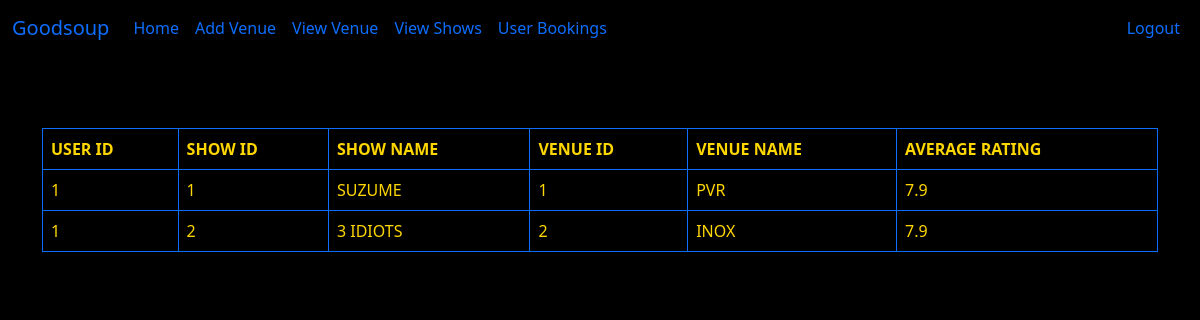
The page /user_bookings (signed in) on the database as committed earlier.
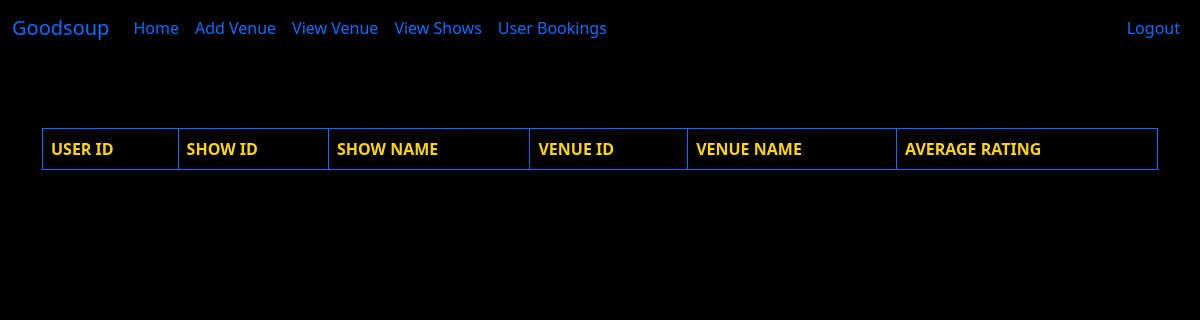
The same page on the database as committed later.
### database.py (models this page shows)
class user_hist_rating(db.Model):
    u_id = db.Column(db.Integer,nullable=False)
    show_id = db.Column(db.Integer,nullable=False)
    venue_id = db.Column(db.Integer,nullable=False)
    user_rating = db.Column(db.Float,default=0.0,nullable=False)
    user_rating=Column(Float,CheckConstraint('user_rating >= 0 AND user_rating <= 10'))
    __mapper_args__ = {
        'primary_key':[u_id,show_id,venue_id]
    }

class Show(db.Model):
    id = db.Column(db.Integer, primary_key=True)
    venue_id = db.Column(db.Integer, db.ForeignKey('venue.id'))
    name = db.Column(db.String(255), nullable=False)
    rating = db.Column(db.Float, nullable=False)
    rating = Column(Float,CheckConstraint('rating >= 0 AND rating <= 10'))
    tags = db.Column(db.String(255),nullable=False)
    show_timing = db.Column(db.DateTime,nullable=False)
    ticket_price = db.Column(db.Integer,nullable=False)
    available_seats=db.Column(db.Integer,nullable=False)
    date_added = db.Column(db.DateTime, default=datetime.utcnow(),nullable=False)

class Venue(db.Model):
    id = db.Column(db.Integer, primary_key=True)
    name = db.Column(db.String(255), nullable=False)
    place = db.Column(db.String(255), nullable=False)
    location = db.Column(db.String(255), nullable=False)
    shows = db.relationship('Show', backref = 'shows')
    Capacity = db.Column(db.Integer, nullable=False)
    date_added = db.Column(db.DateTime, default=datetime.utcnow(),nullable=False)

### admin.py (the view)
@app.route('/user_bookings',methods=['POST','GET'])
@login_required
def user_bookings():
    user_bookings = user_hist_rating.query.all()
    shows={}
    if(len(list(user_bookings))>0):
        for h in user_bookings:
            shows[h.show_id] = Show.query.get_or_404(h.show_id).name
    venues={}
    if(len(list(user_bookings))>0):
        for h in user_bookings:
            venues[h.show_id] = Venue.query.get_or_404(h.venue_id).name
    return render_template('admin-user_bookings.html',user_bookings=user_bookings,shows=shows,venues=venues)#,forVenue=forVenue,forShow=forShow

### admin.py (called while the page is built)
@adminlogin_manager.user_loader
def load_user(admin_id):
    return Admin.query.filter_by(id=int(admin_id)).first()

### user.py (called while the page is built)
@app.context_processor
def user_navbar():
    form = SearchForm()
    return dict(form=form)

### templates/admin-user_bookings.html (shortened to what this page needs)
{% extends 'baseadmin.html' %}
{% block content %}
<body style="background: black;">
  <table class="table table-bordered border-primary">
    <thead>
      <tr style="color: gold; text-transform: uppercase;">
        <th scope="col">user id</th>
        <th scope="col">show id</th>
        <th scope="col">show name</th>
        <th scope="col">venue id</th>
        <th scope="col">venue name</th>
        <th scope="col">Average Rating</th>
      </tr>
    </thead>
    <tbody>
      {% for show in user_bookings %}
      <tr style="color: gold; text-transform: uppercase;">
        <td>{{ show.u_id }}</td>
        <td>{{ show.show_id }}</td>
        <td>{{ shows[show.show_id] }}</td>
        <td>{{ show.venue_id }}</td>
        <td>{{ venues[show.show_id] }}</td>
        <td>{{ show.user_rating }}</td>
      </tr>
      {% endfor %}
    </tbody>
  </table>
{% endblock %}

### templates/baseadmin.html (shortened to what this page needs)
<!doctype html>
<html lang="en">
  <head>
    <link href="https://cdn.jsdelivr.net/npm/bootstrap@5.0.2/dist/css/bootstrap.min.css" rel="stylesheet">
  </head>
  <body>
    {% include 'admin_navbar.html' %}
    <br/>
    <div class="container">
    {% block content %}
    {% endblock %}
    </div>
  </body>
</html>

### templates/admin_navbar.html (shortened to what this page needs)
<nav class="navbar navbar-expand-lg  bg-body-tertiary", style='background-color: black;'>
  <div class="container-fluid">
    <a class="navbar-brand" href="{{ url_for('home') }}">Goodsoup</a>
    <div class="collapse navbar-collapse" id="navbarSupportedContent">
      <ul class="navbar-nav me-auto mb-2 mb-lg-0">
        <li class="nav-item">
          <a class="nav-link active" style="text-decoration-color: blue ;" aria-current="page" href="{{ url_for('home') }}">Home</a>
        </li>
        <li class="nav-item">
          <a class="nav-link" href="{{ url_for('addvenue') }}">Add Venue</a>
        </li>
        <li class="nav-item">
          <a class="nav-link" href="{{ url_for('viewvenue') }}">View Venue</a>
        </li>
        <li class="nav-item">
          <a class="nav-link" href="{{ url_for('viewshows') }}">View Shows</a>
        </li>
        <li class="nav-item">
          <a class="nav-link" href="{{ url_for('user_bookings') }}">User Bookings</a>
        </li>
      </ul>
      <ul class="navbar-nav ms-auto mb-2 mb-lg-0">
        <li class="nav-item" >
          <a class="nav-link" href="{{ url_for('admin_logout') }}">Logout</a>
        </li>
    </ul>
    </div>
  </div>
</nav>

Rows that differ between the two databases and show on the page:
removed user_hist_rating: u_id "1", show_id "1", venue_id "1", user_rating "7.9"
removed Show: name "SUZUME"
removed Venue: name "PVR"
removed user_hist_rating: u_id "1", show_id "2", venue_id "2", user_rating "7.9"
removed Show: name "3 IDIOTS"
removed Venue: name "INOX"
